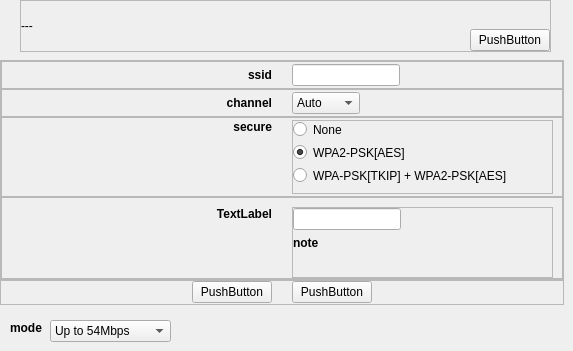
         <widget class="QWidget" name="page_2">
          <widget class="QLabel" name="label_set_mode_title">
           <property name="geometry">
            <rect>
             <x>10</x>
             <y>320</y>
             <width>41</width>
             <height>16</height>
            </rect>
           </property>
           <property name="font">
            <font>
             <weight>75</weight>
             <bold>true</bold>
            </font>
           </property>
           <property name="styleSheet">
            <string notr="true">font: bold;</string>
           </property>
           <property name="text">
            <string>mode</string>
           </property>
          </widget>
          <widget class="QComboBox" name="cob_mode">
           <property name="geometry">
            <rect>
             <x>50</x>
             <y>320</y>
             <width>121</width>
             <height>22</height>
            </rect>
           </property>
           <property name="focusPolicy">
            <enum>Qt::NoFocus</enum>
           </property>
           <item>
            <property name="text">
             <string>Up to 54Mbps</string>
            </property>
           </item>
           <item>
            <property name="text">
             <string>Up to 145Mbps</string>
            </property>
           </item>
           <item>
            <property name="text">
             <string>Up to 300Mbps</string>
            </property>
           </item>
          </widget>
          <widget class="QFrame" name="frame_9">
           <property name="geometry">
            <rect>
             <x>0</x>
             <y>280</y>
             <width>564</width>
             <height>25</height>
            </rect>
           </property>
           <property name="frameShape">
            <enum>QFrame::StyledPanel</enum>
           </property>
           <property name="frameShadow">
            <enum>QFrame::Raised</enum>
           </property>
           <layout class="QHBoxLayout" name="horizontalLayout_6">
            <property name="spacing">
             <number>20</number>
            </property>
            <property name="margin">
             <number>0</number>
            </property>
            <item>
             <spacer name="horizontalSpacer_7">
              <property name="orientation">
               <enum>Qt::Horizontal</enum>
              </property>
              <property name="sizeHint" stdset="0">
               <size>
                <width>40</width>
                <height>20</height>
               </size>
              </property>
             </spacer>
            </item>
            <item>
             <widget class="QPushButton" name="but_apply">
              <property name="focusPolicy">
               <enum>Qt::NoFocus</enum>
              </property>
              <property name="text">
               <string>PushButton</string>
              </property>
             </widget>
            </item>
            <item>
             <widget class="QPushButton" name="but_set_cancel">
              <property name="focusPolicy">
               <enum>Qt::NoFocus</enum>
              </property>
              <property name="text">
               <string>PushButton</string>
              </property>
             </widget>
            </item>
            <item>
             <spacer name="horizontalSpacer_8">
              <property name="orientation">
               <enum>Qt::Horizontal</enum>
              </property>
              <property name="sizeHint" stdset="0">
               <size>
                <width>40</width>
                <height>20</height>
               </size>
              </property>
             </spacer>
            </item>
           </layout>
          </widget>
          <widget class="QFrame" name="frame_10">
           <property name="geometry">
            <rect>
             <x>0</x>
             <y>60</y>
             <width>564</width>
             <height>220</height>
            </rect>
           </property>
           <property name="frameShape">
            <enum>QFrame::StyledPanel</enum>
           </property>
           <property name="frameShadow">
            <enum>QFrame::Raised</enum>
           </property>
           <layout class="QVBoxLayout" name="verticalLayout_4">
            <property name="spacing">
             <number>0</number>
            </property>
            <property name="margin">
             <number>0</number>
            </property>
            <item>
             <widget class="QFrame" name="frame_11">
              <property name="maximumSize">
               <size>
                <width>16777215</width>
                <height>30</height>
               </size>
              </property>
              <property name="frameShape">
               <enum>QFrame::StyledPanel</enum>
              </property>
              <property name="frameShadow">
               <enum>QFrame::Raised</enum>
              </property>
              <layout class="QHBoxLayout" name="horizontalLayout_7">
               <property name="spacing">
                <number>20</number>
               </property>
               <property name="topMargin">
                <number>2</number>
               </property>
               <property name="rightMargin">
                <number>9</number>
               </property>
               <property name="bottomMargin">
                <number>2</number>
               </property>
               <item>
                <widget class="QLabel" name="label_set_ssid_title">
                 <property name="sizePolicy">
                  <sizepolicy hsizetype="Expanding" vsizetype="Preferred">
                   <horstretch>0</horstretch>
                   <verstretch>0</verstretch>
                  </sizepolicy>
                 </property>
                 <property name="maximumSize">
                  <size>
                   <width>16777215</width>
                   <height>15</height>
                  </size>
                 </property>
                 <property name="font">
                  <font>
                   <weight>75</weight>
                   <italic>false</italic>
                   <bold>true</bold>
                  </font>
                 </property>
                 <property name="styleSheet">
                  <string notr="true">font: bold;</string>
                 </property>
                 <property name="text">
                  <string>ssid</string>
                 </property>
                 <property name="alignment">
                  <set>Qt::AlignRight|Qt::AlignTrailing|Qt::AlignVCenter</set>
                 </property>
                </widget>
               </item>
               <item>
                <layout class="QHBoxLayout" name="horizontalLayout_11">
                 <property name="leftMargin">
                  <number>0</number>
                 </property>
                 <property name="rightMargin">
                  <number>9</number>
                 </property>
                 <item>
                  <widget class="QLineEdit" name="edt_set_ssid">
                   <property name="sizePolicy">
                    <sizepolicy hsizetype="Preferred" vsizetype="Fixed">
                     <horstretch>0</horstretch>
                     <verstretch>0</verstretch>
                    </sizepolicy>
                   </property>
                   <property name="maximumSize">
                    <size>
                     <width>16777215</width>
                     <height>16777215</height>
                    </size>
                   </property>
                  </widget>
                 </item>
                 <item>
                  <spacer name="horizontalSpacer_4">
                   <property name="orientation">
                    <enum>Qt::Horizontal</enum>
                   </property>
                   <property name="sizeHint" stdset="0">
                    <size>
                     <width>40</width>
                     <height>20</height>
                    </size>
                   </property>
                  </spacer>
                 </item>
                </layout>
               </item>
              </layout>
             </widget>
            </item>
            <item>
             <widget class="QFrame" name="frame_12">
              <property name="maximumSize">
               <size>
                <width>16777215</width>
                <height>30</height>
               </size>
              </property>
              <property name="frameShape">
               <enum>QFrame::StyledPanel</enum>
              </property>
              <property name="frameShadow">
               <enum>QFrame::Raised</enum>
              </property>
              <layout class="QHBoxLayout" name="horizontalLayout_10">
               <property name="spacing">
                <number>20</number>
               </property>
               <property name="leftMargin">
                <number>9</number>
               </property>
               <property name="topMargin">
                <number>2</number>
               </property>
               <property name="rightMargin">
                <number>9</number>
               </property>
               <property name="bottomMargin">
                <number>2</number>
               </property>
               <item>
                <widget class="QLabel" name="label_set_channel_title">
                 <property name="sizePolicy">
                  <sizepolicy hsizetype="Expanding" vsizetype="Preferred">
                   <horstretch>0</horstretch>
                   <verstretch>0</verstretch>
                  </sizepolicy>
                 </property>
                 <property name="font">
                  <font>
                   <weight>75</weight>
                   <bold>true</bold>
                  </font>
                 </property>
                 <property name="styleSheet">
                  <string notr="true">font: bold;</string>
                 </property>
                 <property name="text">
                  <string>channel</string>
                 </property>
                 <property name="alignment">
                  <set>Qt::AlignRight|Qt::AlignTrailing|Qt::AlignVCenter</set>
                 </property>
                </widget>
               </item>
               <item>
                <layout class="QHBoxLayout" name="horizontalLayout_8">
                 <property name="leftMargin">
                  <number>0</number>
                 </property>
                 <property name="rightMargin">
                  <number>9</number>
                 </property>
                 <item>
                  <widget class="QComboBox" name="cob_channel">
                   <property name="minimumSize">
                    <size>
                     <width>68</width>
                     <height>0</height>
                    </size>
                   </property>
                   <property name="maximumSize">
                    <size>
                     <width>68</width>
                     <height>16777215</height>
                    </size>
                   </property>
                   <property name="maxCount">
                    <number>15</number>
                   </property>
                   <item>
                    <property name="text">
                     <string>Auto</string>
                    </property>
                   </item>
                   <item>
                    <property name="text">
                     <string>1</string>
                    </property>
                   </item>
                   <item>
                    <property name="text">
                     <string>2</string>
                    </property>
                   </item>
                   <item>
                    <property name="text">
                     <string>3</string>
                    </property>
                   </item>
                   <item>
                    <property name="text">
                     <string>4</string>
                    </property>
                   </item>
                   <item>
                    <property name="text">
                     <string>5</string>
                    </property>
                   </item>
                   <item>
                    <property name="text">
                     <string>6</string>
                    </property>
                   </item>
                   <item>
                    <property name="text">
                     <string>7</string>
                    </property>
                   </item>
                   <item>
                    <property name="text">
                     <string>8</string>
                    </property>
                   </item>
                   <item>
                    <property name="text">
                     <string>9</string>
                    </property>
                   </item>
                   <item>
                    <property name="text">
                     <string>10</string>
                    </property>
                   </item>
                   <item>
                    <property name="text">
                     <string>11</string>
                    </property>
                   </item>
                  </widget>
                 </item>
                 <item>
                  <spacer name="horizontalSpacer_9">
                   <property name="orientation">
                    <enum>Qt::Horizontal</enum>
                   </property>
                   <property name="sizeType">
                    <enum>QSizePolicy::Expanding</enum>
                   </property>
                   <property name="sizeHint" stdset="0">
                    <size>
                     <width>40</width>
                     <height>20</height>
                    </size>
                   </property>
                  </spacer>
                 </item>
                </layout>
               </item>
              </layout>
             </widget>
            </item>
            <item>
             <widget class="QFrame" name="frame_13">
              <property name="minimumSize">
               <size>
                <width>0</width>
                <height>80</height>
               </size>
              </property>
              <property name="frameShape">
               <enum>QFrame::StyledPanel</enum>
              </property>
              <property name="frameShadow">
               <enum>QFrame::Raised</enum>
              </property>
              <layout class="QHBoxLayout" name="horizontalLayout_9">
               <property name="spacing">
                <number>20</number>
               </property>
               <property name="leftMargin">
                <number>9</number>
               </property>
               <property name="topMargin">
                <number>2</number>
               </property>
               <property name="rightMargin">
                <number>9</number>
               </property>
               <property name="bottomMargin">
                <number>2</number>
               </property>
               <item>
                <widget class="QLabel" name="label_set_secure">
                 <property name="font">
                  <font>
                   <weight>75</weight>
                   <bold>true</bold>
                  </font>
                 </property>
                 <property name="styleSheet">
                  <string notr="true">font: bold;</string>
                 </property>
                 <property name="text">
                  <string>secure</string>
                 </property>
                 <property name="alignment">
                  <set>Qt::AlignRight|Qt::AlignTop|Qt::AlignTrailing</set>
                 </property>
                </widget>
               </item>
               <item>
                <widget class="QFrame" name="frame_15">
                 <property name="frameShape">
                  <enum>QFrame::StyledPanel</enum>
                 </property>
                 <property name="frameShadow">
                  <enum>QFrame::Raised</enum>
                 </property>
                 <layout class="QVBoxLayout" name="verticalLayout_7">
                  <property name="leftMargin">
                   <number>0</number>
                  </property>
                  <property name="topMargin">
                   <number>0</number>
                  </property>
                  <item>
                   <widget class="QRadioButton" name="rbt_none">
                    <property name="text">
                     <string>None</string>
                    </property>
                   </widget>
                  </item>
                  <item>
                   <widget class="QRadioButton" name="rbt_wpa2">
                    <property name="text">
                     <string>WPA2-PSK[AES]</string>
                    </property>
                    <property name="checked">
                     <bool>true</bool>
                    </property>
                   </widget>
                  </item>
                  <item>
                   <widget class="QRadioButton" name="rbt_all">
                    <property name="text">
                     <string>WPA-PSK[TKIP] + WPA2-PSK[AES]</string>
                    </property>
                   </widget>
                  </item>
                  <item>
                   <spacer name="verticalSpacer_2">
                    <property name="orientation">
                     <enum>Qt::Vertical</enum>
                    </property>
                    <property name="sizeHint" stdset="0">
                     <size>
                      <width>20</width>
                      <height>40</height>
                     </size>
                    </property>
                   </spacer>
                  </item>
                 </layout>
                </widget>
               </item>
              </layout>
             </widget>
            </item>
            <item>
             <widget class="QFrame" name="frame_16">
              <property name="frameShape">
               <enum>QFrame::StyledPanel</enum>
              </property>
              <property name="frameShadow">
               <enum>QFrame::Raised</enum>
              </property>
              <layout class="QHBoxLayout" name="horizontalLayout_12">
               <property name="spacing">
                <number>20</number>
               </property>
               <property name="topMargin">
                <number>9</number>
               </property>
               <property name="bottomMargin">
                <number>0</number>
               </property>
               <item>
                <widget class="QLabel" name="label_set_pwd_title">
                 <property name="sizePolicy">
                  <sizepolicy hsizetype="Expanding" vsizetype="Preferred">
                   <horstretch>0</horstretch>
                   <verstretch>0</verstretch>
                  </sizepolicy>
                 </property>
                 <property name="font">
                  <font>
                   <weight>75</weight>
                   <bold>true</bold>
                  </font>
                 </property>
                 <property name="styleSheet">
                  <string notr="true">font: bold;</string>
                 </property>
                 <property name="text">
                  <string>TextLabel</string>
                 </property>
                 <property name="alignment">
                  <set>Qt::AlignRight|Qt::AlignTop|Qt::AlignTrailing</set>
                 </property>
                </widget>
               </item>
               <item>
                <widget class="QFrame" name="frame_17">
                 <property name="frameShape">
                  <enum>QFrame::StyledPanel</enum>
                 </property>
                 <property name="frameShadow">
                  <enum>QFrame::Raised</enum>
                 </property>
                 <layout class="QVBoxLayout" name="verticalLayout_5">
                  <property name="leftMargin">
                   <number>0</number>
                  </property>
                  <property name="topMargin">
                   <number>0</number>
                  </property>
                  <property name="bottomMargin">
                   <number>0</number>
                  </property>
                  <item>
                   <layout class="QHBoxLayout" name="horizontalLayout_13">
                    <item>
                     <widget class="QLineEdit" name="edt_pwd_2">
                      <property name="sizePolicy">
                       <sizepolicy hsizetype="Preferred" vsizetype="Fixed">
                        <horstretch>0</horstretch>
                        <verstretch>0</verstretch>
                       </sizepolicy>
                      </property>
                      <property name="maxLength">
                       <number>63</number>
                      </property>
                      <property name="alignment">
                       <set>Qt::AlignLeading|Qt::AlignLeft|Qt::AlignVCenter</set>
                      </property>
                     </widget>
                    </item>
                    <item>
                     <spacer name="horizontalSpacer_10">
                      <property name="orientation">
                       <enum>Qt::Horizontal</enum>
                      </property>
                      <property name="sizeHint" stdset="0">
                       <size>
                        <width>40</width>
                        <height>20</height>
                       </size>
                      </property>
                     </spacer>
                    </item>
                   </layout>
                  </item>
                  <item>
                   <widget class="QLabel" name="label_note">
                    <property name="sizePolicy">
                     <sizepolicy hsizetype="Preferred" vsizetype="Fixed">
                      <horstretch>0</horstretch>
                      <verstretch>0</verstretch>
                     </sizepolicy>
                    </property>
                    <property name="font">
                     <font>
                      <weight>75</weight>
                      <bold>true</bold>
                     </font>
                    </property>
                    <property name="styleSheet">
                     <string notr="true">font: bold;</string>
                    </property>
                    <property name="text">
                     <string>note</string>
                    </property>
                    <property name="wordWrap">
                     <bool>true</bool>
                    </property>
                   </widget>
                  </item>
                  <item>
                   <spacer name="verticalSpacer">
                    <property name="orientation">
                     <enum>Qt::Vertical</enum>
                    </property>
                    <property name="sizeHint" stdset="0">
                     <size>
                      <width>20</width>
                      <height>40</height>
                     </size>
                    </property>
                   </spacer>
                  </item>
                 </layout>
                </widget>
               </item>
              </layout>
             </widget>
            </item>
           </layout>
          </widget>
          <widget class="QFrame" name="frame_18">
           <property name="geometry">
            <rect>
             <x>20</x>
             <y>0</y>
             <width>531</width>
             <height>52</height>
            </rect>
           </property>
           <property name="frameShape">
            <enum>QFrame::StyledPanel</enum>
           </property>
           <property name="frameShadow">
            <enum>QFrame::Raised</enum>
           </property>
           <layout class="QHBoxLayout" name="horizontalLayout_15">
            <property name="margin">
             <number>0</number>
            </property>
            <item>
             <widget class="QLabel" name="label_set_error">
              <property name="sizePolicy">
               <sizepolicy hsizetype="Expanding" vsizetype="Preferred">
                <horstretch>0</horstretch>
                <verstretch>0</verstretch>
               </sizepolicy>
              </property>
              <property name="text">
               <string>---</string>
              </property>
              <property name="alignment">
               <set>Qt::AlignLeading|Qt::AlignLeft|Qt::AlignVCenter</set>
              </property>
             </widget>
            </item>
            <item>
             <widget class="QProgressIndicator" name="pi_set" native="true">
              <property name="sizePolicy">
               <sizepolicy hsizetype="Preferred" vsizetype="Expanding">
                <horstretch>0</horstretch>
                <verstretch>0</verstretch>
               </sizepolicy>
              </property>
              <property name="minimumSize">
               <size>
                <width>50</width>
                <height>0</height>
               </size>
              </property>
             </widget>
            </item>
            <item>
             <layout class="QVBoxLayout" name="verticalLayout_8">
              <item>
               <spacer name="verticalSpacer_3">
                <property name="orientation">
                 <enum>Qt::Vertical</enum>
                </property>
                <property name="sizeHint" stdset="0">
                 <size>
                  <width>20</width>
                  <height>40</height>
                 </size>
                </property>
               </spacer>
              </item>
              <item>
               <widget class="QPushButton" name="but_set_refresh">
                <property name="sizePolicy">
                 <sizepolicy hsizetype="Preferred" vsizetype="Fixed">
                  <horstretch>0</horstretch>
                  <verstretch>0</verstretch>
                 </sizepolicy>
                </property>
                <property name="focusPolicy">
                 <enum>Qt::NoFocus</enum>
                </property>
                <property name="text">
                 <string>PushButton</string>
                </property>
               </widget>
              </item>
             </layout>
            </item>
           </layout>
          </widget>
         </widget>
